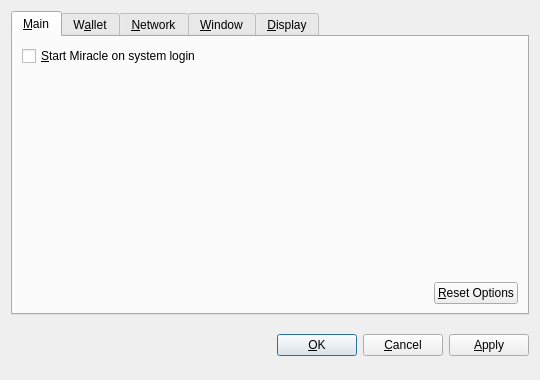
<?xml version="1.0" encoding="UTF-8"?>
<ui version="4.0">
 <class>OptionsDialog</class>
 <widget class="QDialog" name="OptionsDialog">
  <property name="geometry">
   <rect>
    <x>0</x>
    <y>0</y>
    <width>540</width>
    <height>380</height>
   </rect>
  </property>
  <property name="windowTitle">
   <string>Options</string>
  </property>
  <property name="modal">
   <bool>true</bool>
  </property>
  <layout class="QVBoxLayout" name="verticalLayout">
   <item>
    <widget class="QTabWidget" name="tabWidget">
     <property name="tabPosition">
      <enum>QTabWidget::North</enum>
     </property>
     <property name="currentIndex">
      <number>0</number>
     </property>
     <widget class="QWidget" name="tabMain">
      <attribute name="title">
       <string>&amp;Main</string>
      </attribute>
      <layout class="QVBoxLayout" name="verticalLayout_Main">
       <item>
        <widget class="QCheckBox" name="bitcoinAtStartup">
         <property name="toolTip">
          <string>Automatically start Miracle after logging in to the system.</string>
         </property>
         <property name="text">
          <string>&amp;Start Miracle on system login</string>
         </property>
        </widget>
       </item>
       <item>
        <spacer name="verticalSpacer_Main">
         <property name="orientation">
          <enum>Qt::Vertical</enum>
         </property>
         <property name="sizeHint" stdset="0">
          <size>
           <width>20</width>
           <height>40</height>
          </size>
         </property>
        </spacer>
       </item>
       <item>
        <layout class="QHBoxLayout" name="horizontalLayout_2_Main">
         <item>
          <spacer name="horizontalSpacer_2_Main">
           <property name="orientation">
            <enum>Qt::Horizontal</enum>
           </property>
           <property name="sizeHint" stdset="0">
            <size>
             <width>40</width>
             <height>20</height>
            </size>
           </property>
          </spacer>
         </item>
         <item>
          <widget class="QPushButton" name="resetButton">
           <property name="toolTip">
            <string>Reset all client options to default.</string>
           </property>
           <property name="text">
            <string>&amp;Reset Options</string>
           </property>
           <property name="autoDefault">
            <bool>false</bool>
           </property>
          </widget>
         </item>
        </layout>
       </item>
      </layout>
     </widget>
     <widget class="QWidget" name="tabWallet">
      <attribute name="title">
       <string>W&amp;allet</string>
      </attribute>
      <layout class="QVBoxLayout" name="verticalLayout_Network">
       <item>
        <widget class="QLabel" name="transactionFeeInfoLabel">
         <property name="text">
          <string>Optional transaction fee per kB that helps make sure your transactions are processed quickly. Most transactions are 1 kB.</string>
         </property>
         <property name="textFormat">
          <enum>Qt::PlainText</enum>
         </property>
         <property name="wordWrap">
          <bool>true</bool>
         </property>
        </widget>
       </item>
       <item>
        <layout class="QHBoxLayout" name="horizontalLayout_1_Main">
         <item>
          <widget class="QLabel" name="transactionFeeLabel">
           <property name="text">
            <string>Pay transaction &amp;fee</string>
           </property>
           <property name="textFormat">
            <enum>Qt::PlainText</enum>
           </property>
           <property name="buddy">
            <cstring>transactionFee</cstring>
           </property>
          </widget>
         </item>
         <item>
          <widget class="BitcoinAmountField" name="transactionFee"/>
         </item>
         <item>
          <spacer name="horizontalSpacer_1_Main">
           <property name="orientation">
            <enum>Qt::Horizontal</enum>
           </property>
           <property name="sizeHint" stdset="0">
            <size>
             <width>40</width>
             <height>20</height>
            </size>
           </property>
          </spacer>
         </item>
        </layout>
       </item>
       <item>
        <widget class="QLabel" name="label">
         <property name="text">
          <string>If you disable the spending of unconfirmed change, the change from a transaction cannot be used until that transaction has at least one confirmation. This also affects how your balance is computed.</string>
         </property>
         <property name="wordWrap">
          <bool>true</bool>
         </property>
        </widget>
       </item>
       <item>
        <widget class="QCheckBox" name="spendZeroConfChange">
         <property name="text">
          <string>Spend unconfirmed change  (experts only)</string>
         </property>
        </widget>
       </item>
       <item>
        <spacer name="verticalSpacer">
         <property name="orientation">
          <enum>Qt::Vertical</enum>
         </property>
         <property name="sizeHint" stdset="0">
          <size>
           <width>20</width>
           <height>40</height>
          </size>
         </property>
        </spacer>
       </item>
      </layout>
     </widget>
     <widget class="QWidget" name="tabNetwork">
      <attribute name="title">
       <string>&amp;Network</string>
      </attribute>
      <layout class="QVBoxLayout" name="verticalLayout_Network">
       <item>
        <widget class="QCheckBox" name="mapPortUpnp">
         <property name="toolTip">
          <string>Automatically open the Miracle client port on the router. This only works when your router supports UPnP and it is enabled.</string>
         </property>
         <property name="text">
          <string>Map port using &amp;UPnP</string>
         </property>
        </widget>
       </item>
       <item>
        <widget class="QCheckBox" name="connectSocks">
         <property name="toolTip">
          <string>Connect to the Miracle network through a SOCKS proxy (e.g. when connecting through Tor).</string>
         </property>
         <property name="text">
          <string>&amp;Connect through SOCKS proxy:</string>
         </property>
        </widget>
       </item>
       <item>
        <layout class="QHBoxLayout" name="horizontalLayout_Network">
         <item>
          <widget class="QLabel" name="proxyIpLabel">
           <property name="text">
            <string>Proxy &amp;IP:</string>
           </property>
           <property name="textFormat">
            <enum>Qt::PlainText</enum>
           </property>
           <property name="buddy">
            <cstring>proxyIp</cstring>
           </property>
          </widget>
         </item>
         <item>
          <widget class="QValidatedLineEdit" name="proxyIp">
           <property name="maximumSize">
            <size>
             <width>140</width>
             <height>16777215</height>
            </size>
           </property>
           <property name="toolTip">
            <string>IP address of the proxy (e.g. 127.0.0.1)</string>
           </property>
          </widget>
         </item>
         <item>
          <widget class="QLabel" name="proxyPortLabel">
           <property name="text">
            <string>&amp;Port:</string>
           </property>
           <property name="textFormat">
            <enum>Qt::PlainText</enum>
           </property>
           <property name="buddy">
            <cstring>proxyPort</cstring>
           </property>
          </widget>
         </item>
         <item>
          <widget class="QLineEdit" name="proxyPort">
           <property name="maximumSize">
            <size>
             <width>55</width>
             <height>16777215</height>
            </size>
           </property>
           <property name="toolTip">
            <string>Port of the proxy (e.g. 9050)</string>
           </property>
          </widget>
         </item>
         <item>
          <widget class="QLabel" name="socksVersionLabel">
           <property name="text">
            <string>SOCKS &amp;Version:</string>
           </property>
           <property name="textFormat">
            <enum>Qt::PlainText</enum>
           </property>
           <property name="buddy">
            <cstring>socksVersion</cstring>
           </property>
          </widget>
         </item>
         <item>
          <widget class="QValueComboBox" name="socksVersion">
           <property name="toolTip">
            <string>SOCKS version of the proxy (e.g. 5)</string>
           </property>
          </widget>
         </item>
         <item>
          <spacer name="horizontalSpacer_Network">
           <property name="orientation">
            <enum>Qt::Horizontal</enum>
           </property>
           <property name="sizeHint" stdset="0">
            <size>
             <width>40</width>
             <height>20</height>
            </size>
           </property>
          </spacer>
         </item>
        </layout>
       </item>
       <item>
        <spacer name="verticalSpacer_Network">
         <property name="orientation">
          <enum>Qt::Vertical</enum>
         </property>
         <property name="sizeHint" stdset="0">
          <size>
           <width>20</width>
           <height>40</height>
          </size>
         </property>
        </spacer>
       </item>
      </layout>
     </widget>
     <widget class="QWidget" name="tabWindow">
      <attribute name="title">
       <string>&amp;Window</string>
      </attribute>
      <layout class="QVBoxLayout" name="verticalLayout_Window">
       <item>
        <widget class="QCheckBox" name="minimizeToTray">
         <property name="toolTip">
          <string>Show only a tray icon after minimizing the window.</string>
         </property>
         <property name="text">
          <string>&amp;Minimize to the tray instead of the taskbar</string>
         </property>
        </widget>
       </item>
       <item>
        <widget class="QCheckBox" name="minimizeOnClose">
         <property name="toolTip">
          <string>Minimize instead of exit the application when the window is closed. When this option is enabled, the application will be closed only after selecting Quit in the menu.</string>
         </property>
         <property name="text">
          <string>M&amp;inimize on close</string>
         </property>
        </widget>
       </item>
       <item>
        <spacer name="verticalSpacer_Window">
         <property name="orientation">
          <enum>Qt::Vertical</enum>
         </property>
         <property name="sizeHint" stdset="0">
          <size>
           <width>20</width>
           <height>40</height>
          </size>
         </property>
        </spacer>
       </item>
      </layout>
     </widget>
     <widget class="QWidget" name="tabDisplay">
      <attribute name="title">
       <string>&amp;Display</string>
      </attribute>
      <layout class="QVBoxLayout" name="verticalLayout_Display">
       <item>
        <layout class="QHBoxLayout" name="horizontalLayout_1_Display">
         <item>
          <widget class="QLabel" name="langLabel">
           <property name="text">
            <string>User Interface &amp;language:</string>
           </property>
           <property name="textFormat">
            <enum>Qt::PlainText</enum>
           </property>
           <property name="buddy">
            <cstring>lang</cstring>
           </property>
          </widget>
         </item>
         <item>
          <widget class="QValueComboBox" name="lang">
           <property name="toolTip">
            <string>The user interface language can be set here. This setting will take effect after restarting Miracle.</string>
           </property>
          </widget>
         </item>
        </layout>
       </item>
       <item>
        <layout class="QHBoxLayout" name="horizontalLayout_2_Display">
         <item>
          <widget class="QLabel" name="unitLabel">
           <property name="text">
            <string>&amp;Unit to show amounts in:</string>
           </property>
           <property name="textFormat">
            <enum>Qt::PlainText</enum>
           </property>
           <property name="buddy">
            <cstring>unit</cstring>
           </property>
          </widget>
         </item>
         <item>
          <widget class="QValueComboBox" name="unit">
           <property name="toolTip">
            <string>Choose the default subdivision unit to show in the interface and when sending coins.</string>
           </property>
          </widget>
         </item>
        </layout>
       </item>
       <item>
        <widget class="QCheckBox" name="displayAddresses">
         <property name="toolTip">
          <string>Whether to show Miracle addresses in the transaction list or not.</string>
         </property>
         <property name="text">
          <string>&amp;Display addresses in transaction list</string>
         </property>
        </widget>
       </item>
       <item>
        <widget class="QCheckBox" name="coinControlFeatures">
         <property name="toolTip">
          <string>Whether to show coin control features or not.</string>
         </property>
         <property name="text">
          <string>Display coin &amp;control features (experts only!)</string>
         </property>
        </widget>
       </item>
       <item>
        <spacer name="verticalSpacer_Display">
         <property name="orientation">
          <enum>Qt::Vertical</enum>
         </property>
         <property name="sizeHint" stdset="0">
          <size>
           <width>20</width>
           <height>40</height>
          </size>
         </property>
        </spacer>
       </item>
      </layout>
     </widget>
    </widget>
   </item>
   <item>
    <layout class="QHBoxLayout" name="horizontalLayout_Buttons">
     <item>
      <spacer name="horizontalSpacer_1">
       <property name="orientation">
        <enum>Qt::Horizontal</enum>
       </property>
       <property name="sizeHint" stdset="0">
        <size>
         <width>40</width>
         <height>48</height>
        </size>
       </property>
      </spacer>
     </item>
     <item>
      <widget class="QLabel" name="statusLabel">
       <property name="font">
        <font>
         <weight>75</weight>
         <bold>true</bold>
        </font>
       </property>
       <property name="text">
        <string/>
       </property>
       <property name="textFormat">
        <enum>Qt::PlainText</enum>
       </property>
       <property name="wordWrap">
        <bool>true</bool>
       </property>
      </widget>
     </item>
     <item>
      <spacer name="horizontalSpacer_2">
       <property name="orientation">
        <enum>Qt::Horizontal</enum>
       </property>
       <property name="sizeHint" stdset="0">
        <size>
         <width>40</width>
         <height>48</height>
        </size>
       </property>
      </spacer>
     </item>
     <item>
      <widget class="QPushButton" name="okButton">
       <property name="text">
        <string>&amp;OK</string>
       </property>
      </widget>
     </item>
     <item>
      <widget class="QPushButton" name="cancelButton">
       <property name="text">
        <string>&amp;Cancel</string>
       </property>
       <property name="autoDefault">
        <bool>false</bool>
       </property>
      </widget>
     </item>
     <item>
      <widget class="QPushButton" name="applyButton">
       <property name="text">
        <string>&amp;Apply</string>
       </property>
       <property name="autoDefault">
        <bool>false</bool>
       </property>
      </widget>
     </item>
    </layout>
   </item>
  </layout>
 </widget>
 <customwidgets>
  <customwidget>
   <class>BitcoinAmountField</class>
   <extends>QSpinBox</extends>
   <header>bitcoinamountfield.h</header>
  </customwidget>
  <customwidget>
   <class>QValueComboBox</class>
   <extends>QComboBox</extends>
   <header>qvaluecombobox.h</header>
  </customwidget>
  <customwidget>
   <class>QValidatedLineEdit</class>
   <extends>QLineEdit</extends>
   <header>qvalidatedlineedit.h</header>
  </customwidget>
 </customwidgets>
 <resources/>
 <connections/>
</ui>
